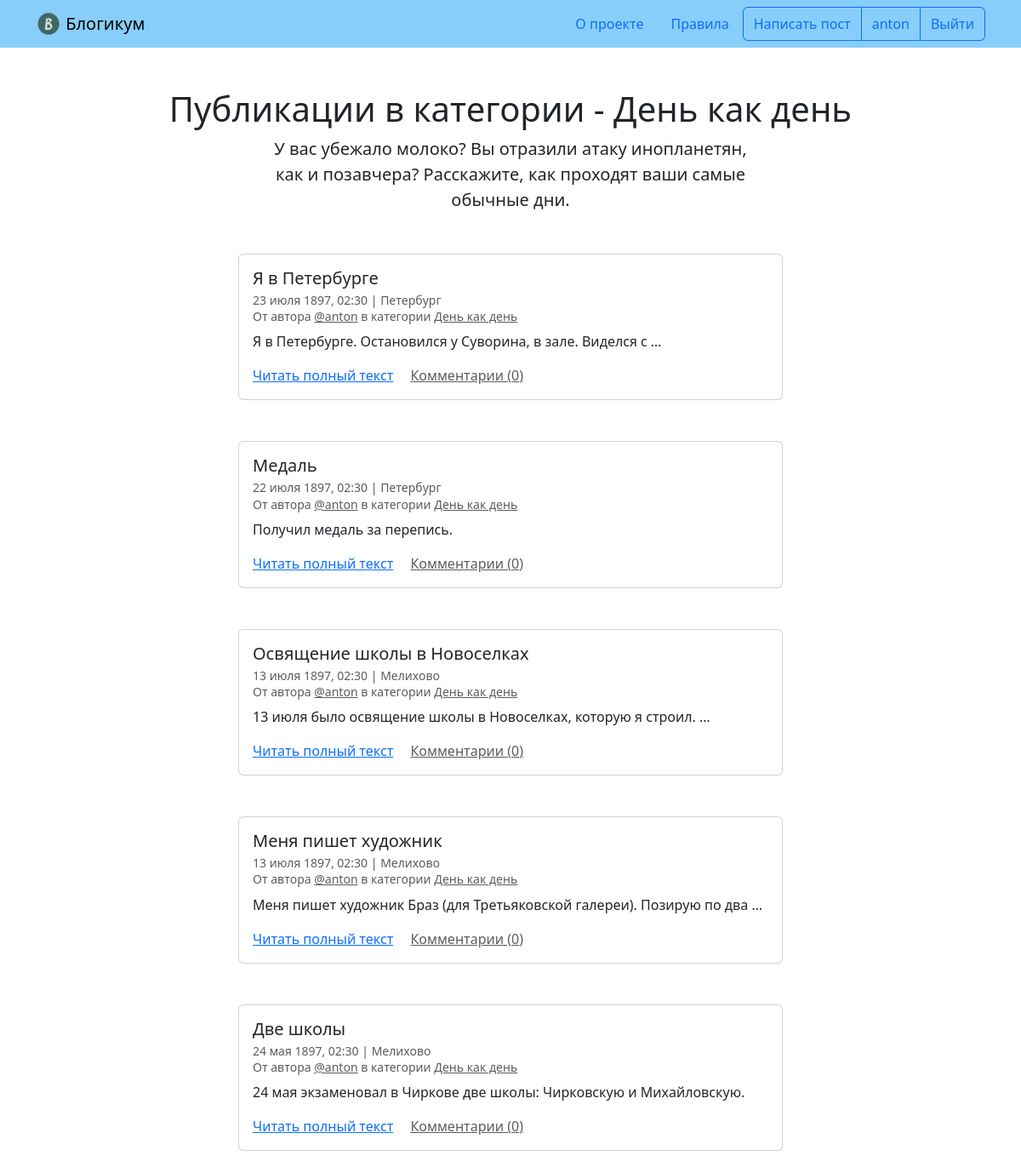
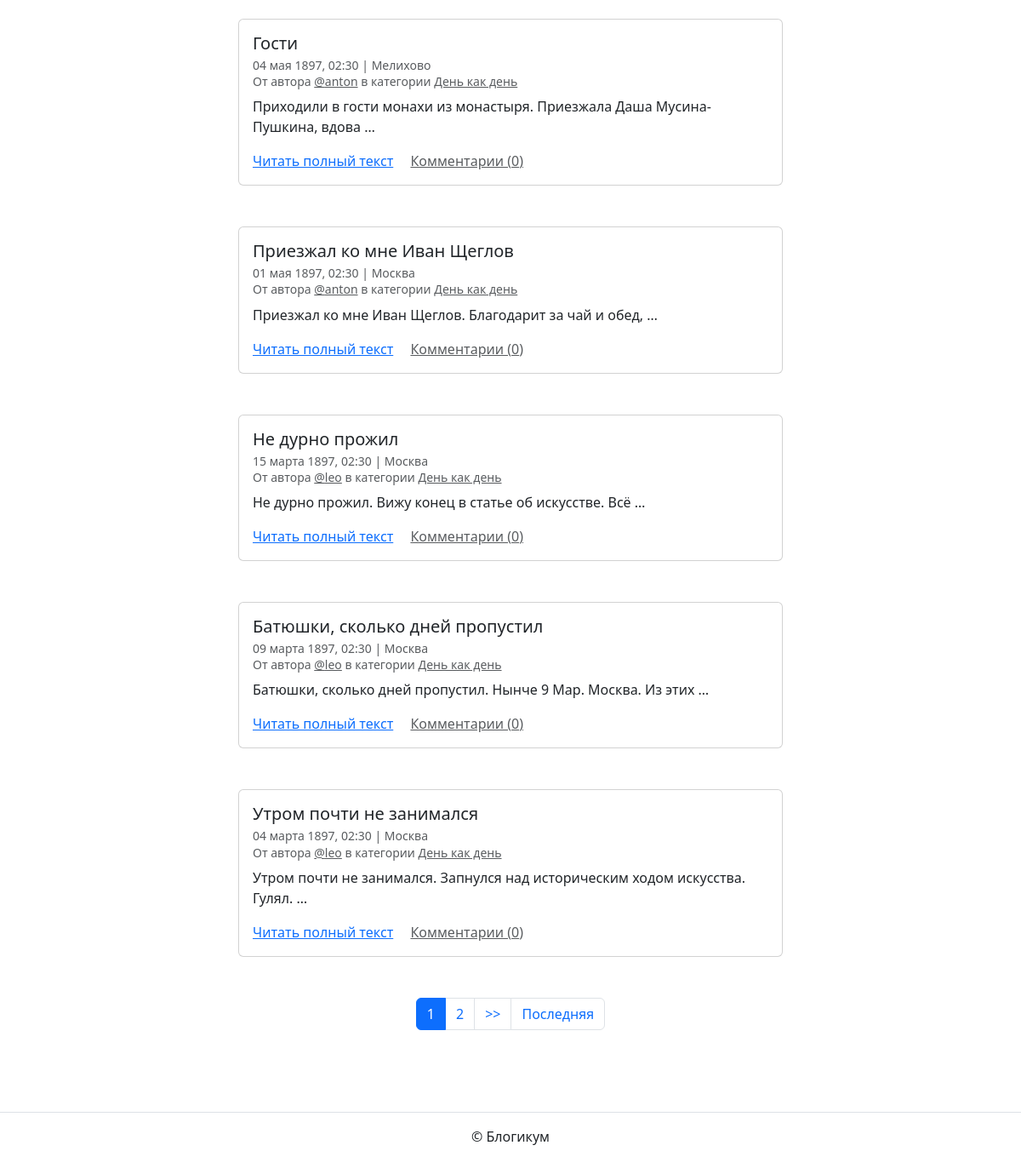
The app's page /category/routine/ (signed in) with its own data (2 pictures, top to bottom).
### blog/models.py (models this page shows, shortened)
class Category (Base):
    title = models.CharField(
        max_length=CHAR_LENGHT,
        verbose_name='Заголовок')
    description = models.TextField(
        verbose_name='Описание')
    slug = models.SlugField(
        unique=True,
        verbose_name='Идентификатор',
        help_text=(
            'Идентификатор страницы для URL; '
            'разрешены символы латиницы, цифры, дефис и подчёркивание.'
        ))
    class Meta:
        verbose_name = 'категория'
        verbose_name_plural = 'Категории'

class Post(Base):
    author = models.ForeignKey(
        User,
        on_delete=models.CASCADE,
        verbose_name='Автор публикации',
        related_name='posts')
    title = models.CharField(
        max_length=CHAR_LENGHT,
        verbose_name='Заголовок')
    text = models.TextField(
        verbose_name='Текст')
    pub_date = models.DateTimeField(
        verbose_name='Дата и время публикации',
        help_text=('Если установить дату и время в будущем — '
                   'можно делать отложенные публикации.'))
    location = models.ForeignKey(
        'Location',
        on_delete=models.SET_NULL,
        null=True, blank=True,
        verbose_name='Местоположение',
        related_name='posts')
    category = models.ForeignKey(
        'Category',
        on_delete=models.SET_NULL,
        null=True,
        verbose_name='Категория',
        related_name='posts')
    image = models.ImageField(null=True, blank=True, upload_to='posts')
    objects = models.Manager()
    published = PostManager()
    class Meta:
        verbose_name = 'Публикация'
        verbose_name_plural = 'Публикации'
        ordering = ('-pub_date',)

class Location(Base):
    name = models.CharField(
        max_length=CHAR_LENGHT,
        verbose_name='Название места')
    class Meta:
        verbose_name = 'местоположение'
        verbose_name_plural = 'Местоположения'

### blog/views.py (the view)
class CategoryDetailView(RelatedPostsViewMixin, LoginRequiredMixin, ListView):
    template_name = 'blog/category.html'
    paginate_by = PAGINATE_BY
    def get_user_id(self):
        return None
    def get_object(self):
        return get_object_or_404(
            Category,
            slug=self.kwargs['category_slug'],
            is_published=True,
        )
    def get_context_data(self, **kwargs):
        context = super().get_context_data(**kwargs)
        context['category'] = self.object
        return context

### blog/models.py (called while the page is built)
    @classmethod
    def add_filter(cls, user_id, queryset):
        q = Q(
            is_published=True,
            category__is_published=True,
            pub_date__lt=timezone.now()
        )
        if user_id:
            q = q | Q(
                author_id=user_id
            )
        return queryset.filter(q).select_related(
            'location',
            'category',
            'author'
        ).order_by(*Post._meta.ordering)

    @classmethod
    def add_comments(cls, queryset):
        return queryset.annotate(comment_count=Count('comments'))

### blog/views.py (called while the page is built)
    def get_queryset(self):
        self.object = self.get_object()
        return PostQuerySet.add_comments(PostQuerySet.add_filter(
            self.get_user_id(), self.object.posts
        ))

### templates/blog/category.html (shortened to what this page needs)
{% extends "base.html" %}
{% block content %}
  <h1 class="text-center">Публикации в категории - {{ category.title }}</h1>
  <p class="col-6 offset-3 mb-5 lead text-center">{{ category.description }}</p>
  {% for post in page_obj %}
    <article class="mb-5">
      {% include "includes/post_card.html" %}
    </article>
  {% endfor %}
  {% include "includes/paginator.html" %}
{% endblock %}

### templates/includes/header.html (shortened to what this page needs)
{% load static %}
<header>
  <nav class="navbar navbar-light" style="background-color: lightskyblue">
    <div class="container">
      <a class="navbar-brand" href="{% url 'blog:index' %}">
        <img src="{% static 'img/logo.png' %}" width="30" height="30" class="d-inline-block align-top" alt="">
        Блогикум
      </a>
      {% with request.resolver_match.view_name as view_name %}
        <ul class="nav  nav-pills">
          <li class="nav-item">
            <a class="nav-link {% if view_name == 'pages:about' %} text-white {% endif %}" href="{% url 'pages:about' %}">
              О проекте
            </a>
          </li>
          <li class="nav-item">
            <a class="nav-link {% if view_name == 'pages:rules' %} text-white {% endif %}" href="{% url 'pages:rules' %}">
              Правила
            </a>
          </li>
          {% if user.is_authenticated %}
            <div class="btn-group" role="group" aria-label="Basic outlined example">
              <button type="button" class="btn btn-outline-primary"><a class="text-decoration-none text-reset"
                  href="{% url 'blog:create_post' %}">Написать пост</a></button>
              <button type="button" class="btn btn-outline-primary"><a class="text-decoration-none text-reset"
                  href="{% url 'blog:profile' user.username %}">{{ user.username }}</a></button>
              <button type="button" class="btn btn-outline-primary"><a class="text-decoration-none text-reset"
                  href="{% url 'logout' %}">Выйти</a></button>
            </div>
          {% endif %}
        </ul>
      {% endwith %}
    </div>
  </nav>
</header>

### templates/includes/post_card.html (shortened to what this page needs)
<div class="col d-flex justify-content-center">
  <div class="card" style="width: 40rem;">
    <div class="card-body">
      <h5 class="card-title">{{ post.title }}</h5>
      <h6 class="card-subtitle mb-2 text-muted">
        <small>
          {{ post.pub_date|date:"d E Y, H:i" }} | {% if post.location and post.location.is_published %}{{ post.location.name }}{% else %}Планета Земля{% endif %}<br>
          От автора <a class="text-muted" href="{% url 'blog:profile' post.author.username %}">@{{ post.author.username }}</a> в
          категории {% include "includes/category_link.html" %}
        </small>
      </h6>
      <p class="card-text">{{ post.text|truncatewords:10 }}</p>
      <a href="{% url 'blog:post_detail' post.id %}" class="card-link">Читать полный текст</a>
      <a href="{% url 'blog:post_detail' post.id %}" class="card-link text-muted">Комментарии ({{ post.comment_count }})</a>
    </div>
  </div>
</div>

### templates/includes/category_link.html
<a class="text-muted" href="{% url 'blog:category_posts' post.category.slug %}">
  {{ post.category.title }}
</a>

### records on screen
Category: title "День как день", description "У вас убежало молоко? Вы отразили атаку инопланетян, как и позавчера? Расскажите, как проходят ваши самые обычные дни."
Post: title "Я в Петербурге", pub_date "23 июля 1897, 02:30", location.name "Петербург", author.username "anton", category "День как день", text "Я в Петербурге. Остановился у Суворина, в зале. Виделся с …", comment_count "0"
Post: title "Медаль", pub_date "22 июля 1897, 02:30", location.name "Петербург", author.username "anton", category "День как день", text "Получил медаль за перепись.", comment_count "0"
Post: title "Освящение школы в Новоселках", pub_date "13 июля 1897, 02:30", location.name "Мелихово", author.username "anton", category "День как день", text "13 июля было освящение школы в Новоселках, которую я строил. …", comment_count "0"
Post: title "Меня пишет художник", pub_date "13 июля 1897, 02:30", location.name "Мелихово", author.username "anton", category "День как день", text "Меня пишет художник Браз (для Третьяковской галереи). Позирую по два …", comment_count "0"
Post: title "Две школы", pub_date "24 мая 1897, 02:30", location.name "Мелихово", author.username "anton", category "День как день", text "24 мая экзаменовал в Чиркове две школы: Чирковскую и Михайловскую.", comment_count "0"
Post: title "Гости", pub_date "04 мая 1897, 02:30", location.name "Мелихово", author.username "anton", category "День как день", text "Приходили в гости монахи из монастыря. Приезжала Даша Мусина-Пушкина, вдова …", comment_count "0"
Post: title "Приезжал ко мне Иван Щеглов", pub_date "01 мая 1897, 02:30", location.name "Москва", author.username "anton", category "День как день", text "Приезжал ко мне Иван Щеглов. Благодарит за чай и обед, …", comment_count "0"
Post: title "Не дурно прожил", pub_date "15 марта 1897, 02:30", location.name "Москва", author.username "leo", category "День как день", text "Не дурно прожил. Вижу конец в статье об искусстве. Всё …", comment_count "0"
Post: title "Батюшки, сколько дней пропустил", pub_date "09 марта 1897, 02:30", location.name "Москва", author.username "leo", category "День как день", text "Батюшки, сколько дней пропустил. Нынче 9 Мар. Москва. Из этих …", comment_count "0"
Post: title "Утром почти не занимался", pub_date "04 марта 1897, 02:30", location.name "Москва", author.username "leo", category "День как день", text "Утром почти не занимался. Запнулся над историческим ходом искусства. Гулял. …", comment_count "0"

### other values on screen
{{ user.username }} "anton"
{{ i }} "1"
{{ i }} "2"
